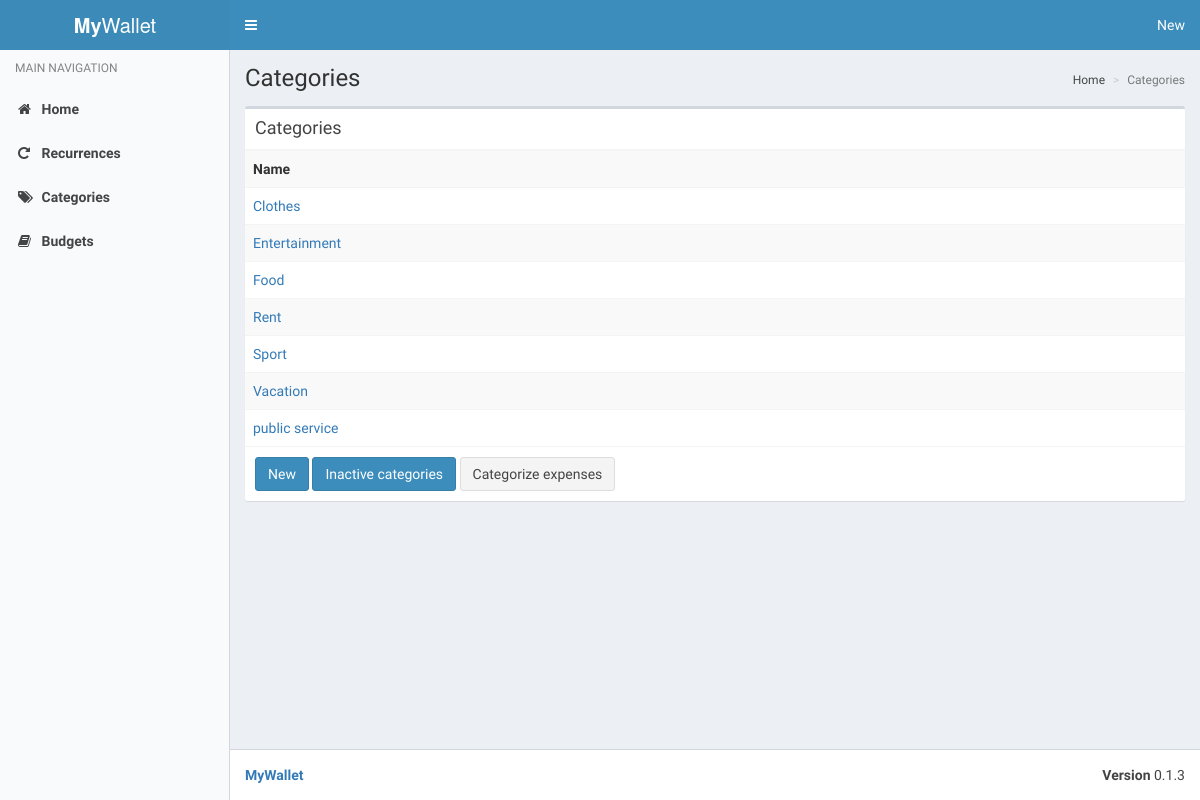
Page /categories/ (signed in) on the committed database.
### MyWallet/models.py (models this page shows, shortened)
class Category(models.Model):
    name = models.CharField(max_length=64)
    active = models.BooleanField(default=True)
    last_modified = models.DateTimeField(auto_now=True)
    class Meta:
        verbose_name_plural = 'categories'
        ordering = ['name']

### MyWallet/views/categories.py (the view)
# urls.py: path('categories/', category_views.CategoryIndex.as_view(), name='categories'),
class CategoryIndex(LoginRequiredMixin, generic.ListView):
    template_name = 'MyWallet/category_index.html'
    model = Category
    def get_queryset(self):
        return super().get_queryset().filter(active=True)

### MyWallet/templates/MyWallet/category_index.html
{% extends 'MyWallet/base.html' %}
{% load i18n %}
{% load static %}
{% block content_header %}
<h1>{% trans 'Categories' %}
</h1>
<ol class="breadcrumb">
  <li><a href="/">{% trans 'Home' %}</a></li>
  <li class="active">{% trans 'Categories' %}</li>
</ol>
{% endblock %}
{% block content %}
<div class="box">
  <div class="box-header with-border">
    <h3 class="box-title">{% trans 'Categories' %}</h3>
  </div>
  <div class="box-body no-padding">
    <table class="table table-striped">
      <tr>
        <th>{% trans 'Name' %}</th>
      </tr>
      {% for category in object_list %}
      <tr>
        <td><a href="{% url 'category_detail' category.id %}">{{ category.name }}</a></td>
      </tr>
      {% endfor %}
    </table>
  </div>
  <div class="box-footer">
    <a class="btn btn-primary" href="{% url 'category_create' %}">{% trans 'New' %}</a>
    <a class="btn btn-primary" href="{% url 'inactive_categories' %}">{% trans 'Inactive categories' %}</a>
    <a class="btn btn-default" href="{% url 'category_assign' %}">{% trans 'Categorize expenses' %}</a>
  </div>
</div>
{% endblock %}

### rows in the picture
Category: name "Clothes"
Category: name "Entertainment"
Category: name "Food"
Category: name "Rent"
Category: name "Sport"
Category: name "Vacation"
Category: name "public service"
